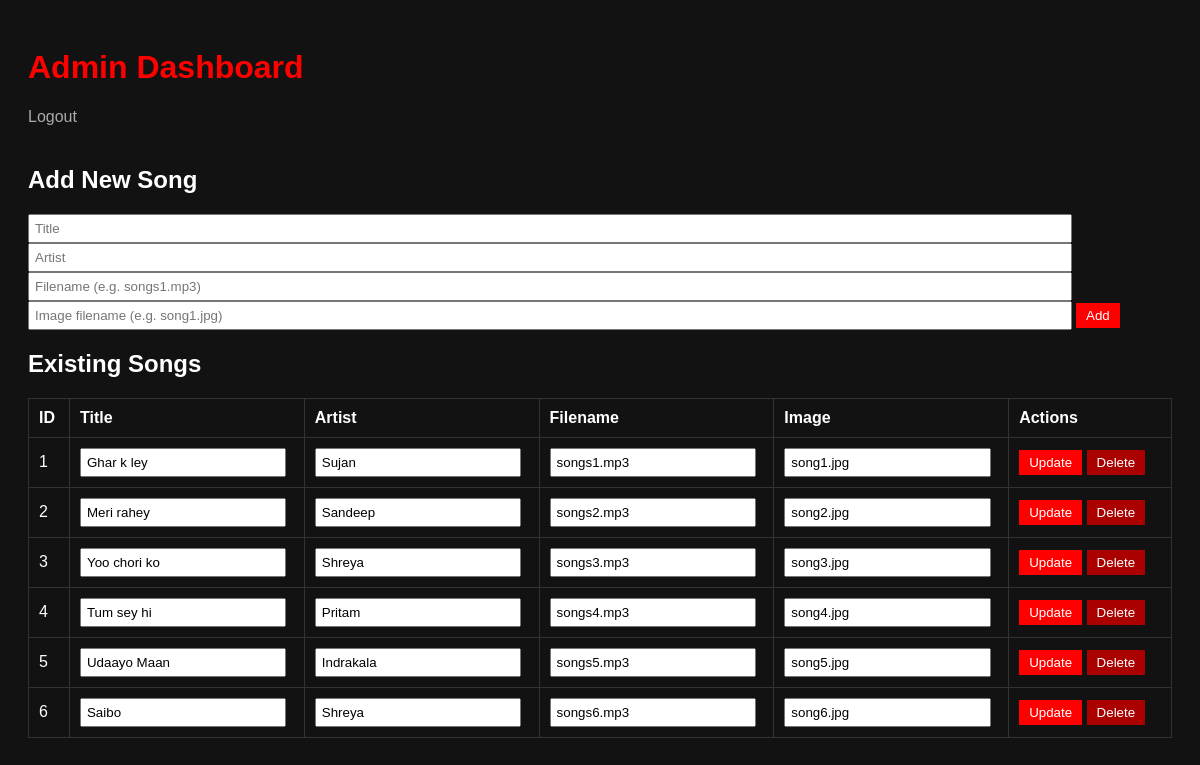
/admin (signed in), run on the app's committed database.
### tables this page shows
CREATE TABLE songs (
        id INTEGER PRIMARY KEY AUTOINCREMENT,
        title TEXT NOT NULL,
        artist TEXT,
        filename TEXT NOT NULL,
        image TEXT
    );

### app.py (the view)
@app.route('/admin')
@admin_required
def admin_dashboard():
    conn = get_db_connection()
    songs = conn.execute('SELECT * FROM songs').fetchall()
    conn.close()
    return render_template('admin.html', songs=songs)

### app.py (called while the page is built)
def get_db_connection():
    conn = sqlite3.connect(DB)
    conn.row_factory = sqlite3.Row
    return conn

def admin_required(func):
    from functools import wraps
    @wraps(func)
    def wrapper(*args, **kwargs):
        if not session.get('admin_logged_in'):
            return redirect(url_for('admin_login'))
        return func(*args, **kwargs)
    return wrapper

### templates/admin.html (shortened to what this page needs)
<!DOCTYPE html>
<html>
<head>
</head>
<body>
  <h1>Admin Dashboard</h1>
  <a href="{{ url_for('admin_logout') }}" class="logout">Logout</a>
  <h2>Add New Song</h2>
  <form action="{{ url_for('admin_add_song') }}" method="POST">
    <input type="text" name="title" placeholder="Title" required>
    <input type="text" name="artist" placeholder="Artist">
    <input type="text" name="filename" placeholder="Filename (e.g. songs1.mp3)" required>
    <input type="text" name="image" placeholder="Image filename (e.g. song1.jpg)">
    <button type="submit">Add</button>
  </form>
  <h2>Existing Songs</h2>
  <table>
    <tr>
      <th>ID</th><th>Title</th><th>Artist</th><th>Filename</th><th>Image</th><th>Actions</th>
    </tr>
    {% for song in songs %}
    <tr>
      <form action="{{ url_for('admin_edit_song', song_id=song['id']) }}" method="POST" class="inline">
      <td>{{ song['id'] }}</td>
      <td><input type="text" name="title" value="{{ song['title'] }}" required></td>
      <td><input type="text" name="artist" value="{{ song['artist'] }}"></td>
      <td><input type="text" name="filename" value="{{ song['filename'] }}" required></td>
      <td><input type="text" name="image" value="{{ song['image'] }}"></td>
      <td>
        <button type="submit">Update</button>
      </form>
      <form action="{{ url_for('admin_delete_song', song_id=song['id']) }}" method="POST" class="inline" onsubmit="return confirm('Are you sure you want to delete this song?');">
        <button type="submit" style="background:#aa0000;">Delete</button>
      </form>
    </tr>
    {% endfor %}
  </table>
</body>
</html>

### templates/admin.html (style rules this page uses)
body { font-family: Arial, sans-serif; background: #121212; color: #fff; padding: 20px; }
h1 { color: #ff0000; }
table { width: 100%; border-collapse: collapse; margin-bottom: 20px; }
th, td { border: 1px solid #333; padding: 10px; text-align: left; }
input[type=text] { width: 90%; padding: 5px; }
button { padding: 5px 10px; background: #ff0000; border: none; color: #fff; cursor: pointer; }
form.inline { display: inline; }
a { color: #aaa; text-decoration: none; }
.logout { margin-bottom: 20px; display: inline-block; }

### data on the page
songs: id "1", title "Ghar k ley", artist "Sujan", filename "songs1.mp3", image "song1.jpg"
songs: id "2", title "Meri rahey", artist "Sandeep", filename "songs2.mp3", image "song2.jpg"
songs: id "3", title "Yoo chori ko", artist "Shreya", filename "songs3.mp3", image "song3.jpg"
songs: id "4", title "Tum sey hi", artist "Pritam", filename "songs4.mp3", image "song4.jpg"
songs: id "5", title "Udaayo Maan", artist "Indrakala", filename "songs5.mp3", image "song5.jpg"
songs: id "6", title "Saibo", artist "Shreya", filename "songs6.mp3", image "song6.jpg"
